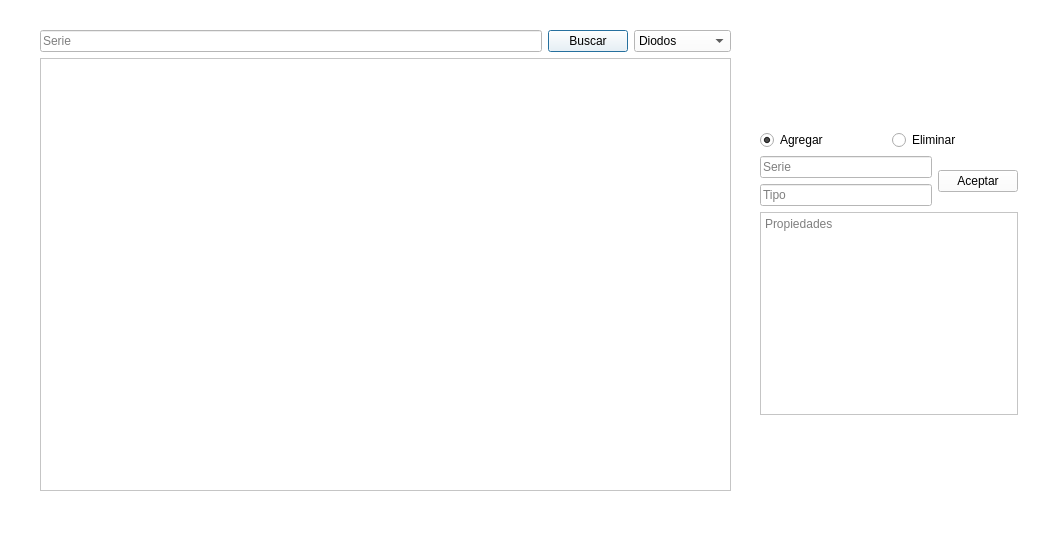
<?xml version="1.0" encoding="UTF-8"?>
<ui version="4.0">
 <class>components1</class>
 <widget class="QDialog" name="components1">
  <property name="geometry">
   <rect>
    <x>0</x>
    <y>0</y>
    <width>1038</width>
    <height>536</height>
   </rect>
  </property>
  <property name="windowTitle">
   <string>Dialog</string>
  </property>
  <property name="styleSheet">
   <string notr="true">background-color: rgb(255, 255, 255);</string>
  </property>
  <widget class="QWidget" name="layoutWidget">
   <property name="geometry">
    <rect>
     <x>40</x>
     <y>30</y>
     <width>691</width>
     <height>461</height>
    </rect>
   </property>
   <layout class="QVBoxLayout" name="verticalLayout">
    <item>
     <layout class="QHBoxLayout" name="horizontalLayout">
      <item>
       <widget class="QLineEdit" name="lineEdit">
        <property name="statusTip">
         <string/>
        </property>
        <property name="accessibleName">
         <string/>
        </property>
        <property name="inputMask">
         <string/>
        </property>
        <property name="text">
         <string/>
        </property>
        <property name="placeholderText">
         <string>Serie</string>
        </property>
       </widget>
      </item>
      <item>
       <widget class="QPushButton" name="pushButton">
        <property name="text">
         <string>Buscar</string>
        </property>
       </widget>
      </item>
      <item>
       <widget class="QComboBox" name="comboBox">
        <item>
         <property name="text">
          <string>Diodos</string>
         </property>
        </item>
        <item>
         <property name="text">
          <string>Tiristores</string>
         </property>
        </item>
        <item>
         <property name="text">
          <string>Transistores</string>
         </property>
        </item>
        <item>
         <property name="text">
          <string>Triacs</string>
         </property>
        </item>
       </widget>
      </item>
     </layout>
    </item>
    <item>
     <widget class="QTableView" name="tableView">
      <property name="autoScrollMargin">
       <number>16</number>
      </property>
      <property name="editTriggers">
       <set>QAbstractItemView::NoEditTriggers</set>
      </property>
      <property name="verticalScrollMode">
       <enum>QAbstractItemView::ScrollPerPixel</enum>
      </property>
      <property name="horizontalScrollMode">
       <enum>QAbstractItemView::ScrollPerPixel</enum>
      </property>
     </widget>
    </item>
   </layout>
  </widget>
  <widget class="QWidget" name="layoutWidget">
   <property name="geometry">
    <rect>
     <x>760</x>
     <y>130</y>
     <width>258</width>
     <height>285</height>
    </rect>
   </property>
   <layout class="QVBoxLayout" name="verticalLayout_3">
    <item>
     <layout class="QHBoxLayout" name="horizontalLayout_2">
      <item>
       <widget class="QRadioButton" name="radioButton">
        <property name="text">
         <string>Agregar</string>
        </property>
        <property name="checked">
         <bool>true</bool>
        </property>
       </widget>
      </item>
      <item>
       <widget class="QRadioButton" name="radioButton_2">
        <property name="text">
         <string>Eliminar</string>
        </property>
       </widget>
      </item>
     </layout>
    </item>
    <item>
     <layout class="QHBoxLayout" name="horizontalLayout_3">
      <item>
       <layout class="QVBoxLayout" name="verticalLayout_2">
        <item>
         <widget class="QLineEdit" name="lineEdit_2">
          <property name="placeholderText">
           <string>Serie</string>
          </property>
         </widget>
        </item>
        <item>
         <widget class="QLineEdit" name="lineEdit_3">
          <property name="placeholderText">
           <string>Tipo</string>
          </property>
         </widget>
        </item>
       </layout>
      </item>
      <item>
       <widget class="QPushButton" name="pushButton_2">
        <property name="text">
         <string>Aceptar</string>
        </property>
       </widget>
      </item>
     </layout>
    </item>
    <item>
     <widget class="QTextEdit" name="textEdit">
      <property name="placeholderText">
       <string>Propiedades</string>
      </property>
     </widget>
    </item>
   </layout>
  </widget>
 </widget>
 <resources/>
 <connections/>
</ui>
